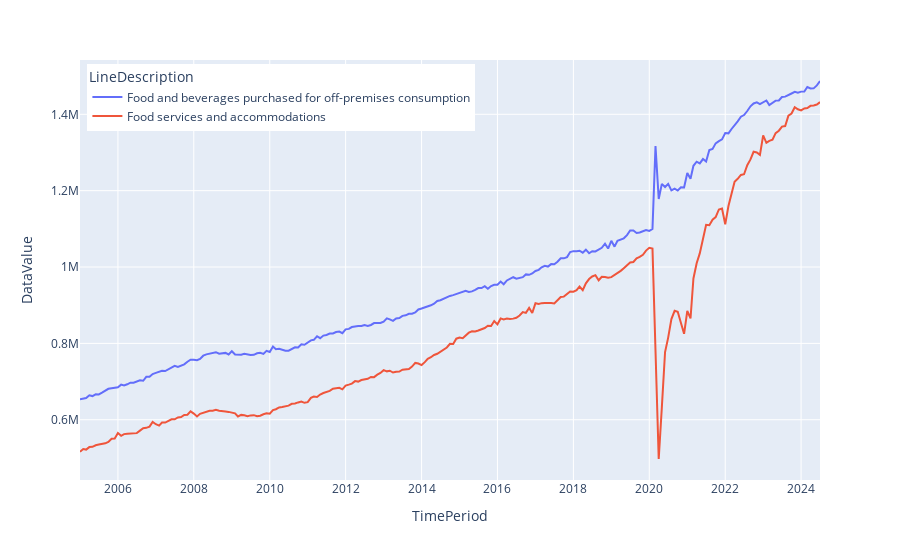

Notebook code for this chart:
### Code cell
df_pce.sort_values(by='TimePeriod', ascending=True, inplace=True)
fig = px.line(df_pce, x='TimePeriod', y='DataValue', color='LineDescription')
fig.update_layout(legend=dict(
    yanchor="top",
    y=0.99,
    xanchor="left",
    x=0.01
))
fig.write_image('/Users/eddie/cs163/src/BEA PCE.png')
fig.show()

### Figure 1 — Plotly figure (JSON) as saved in the notebook; plotly's stock layout.template omitted (floating-point values rounded to 4 significant figures; data arrays with more than 128 entries replaced by an {"elided": "..."} marker saying what was removed)
{"data": [{"hovertemplate": "LineDescription=Food and beverages purchased for off-premises consumption<br>TimePeriod=%{x}<br>DataValue=%{y}<extra></extra>", "legendgroup": "Food and beverages purchased for off-premises consumption", "line": {"color": "#636efa", "dash": "solid"}, "marker": {"symbol": "circle"}, "mode": "lines", "name": "Food and beverages purchased for off-premises consumption", "orientation": "v", "showlegend": true, "x": {"elided": "235 str values"}, "xaxis": "x", "y": {"elided": "235 int values"}, "yaxis": "y", "type": "scatter"}, {"hovertemplate": "LineDescription=Food services and accommodations<br>TimePeriod=%{x}<br>DataValue=%{y}<extra></extra>", "legendgroup": "Food services and accommodations", "line": {"color": "#EF553B", "dash": "solid"}, "marker": {"symbol": "circle"}, "mode": "lines", "name": "Food services and accommodations", "orientation": "v", "showlegend": true, "x": {"elided": "235 str values"}, "xaxis": "x", "y": {"elided": "235 int values"}, "yaxis": "y", "type": "scatter"}], "layout": {"xaxis": {"anchor": "y", "domain": [0.0, 1.0], "title": {"text": "TimePeriod"}}, "yaxis": {"anchor": "x", "domain": [0.0, 1.0], "title": {"text": "DataValue"}}, "legend": {"title": {"text": "LineDescription"}, "tracegroupgap": 0, "yanchor": "top", "y": 0.99, "xanchor": "left", "x": 0.01}, "margin": {"t": 60}}}
